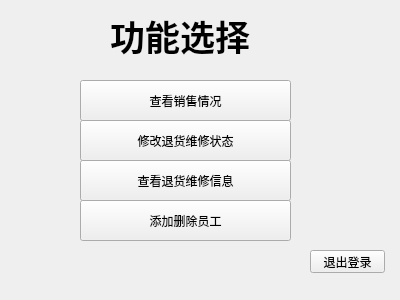
<?xml version="1.0" encoding="UTF-8"?>
<ui version="4.0">
 <class>jingli</class>
 <widget class="QWidget" name="jingli">
  <property name="geometry">
   <rect>
    <x>0</x>
    <y>0</y>
    <width>400</width>
    <height>300</height>
   </rect>
  </property>
  <property name="windowTitle">
   <string>Form</string>
  </property>
  <widget class="QPushButton" name="pushButton">
   <property name="geometry">
    <rect>
     <x>80</x>
     <y>80</y>
     <width>211</width>
     <height>41</height>
    </rect>
   </property>
   <property name="text">
    <string>查看销售情况</string>
   </property>
  </widget>
  <widget class="QPushButton" name="pushButton_4">
   <property name="geometry">
    <rect>
     <x>310</x>
     <y>250</y>
     <width>75</width>
     <height>23</height>
    </rect>
   </property>
   <property name="text">
    <string>退出登录</string>
   </property>
  </widget>
  <widget class="QPushButton" name="pushButton_3">
   <property name="geometry">
    <rect>
     <x>80</x>
     <y>160</y>
     <width>211</width>
     <height>41</height>
    </rect>
   </property>
   <property name="text">
    <string>查看退货维修信息</string>
   </property>
  </widget>
  <widget class="QLabel" name="label">
   <property name="geometry">
    <rect>
     <x>110</x>
     <y>10</y>
     <width>151</width>
     <height>51</height>
    </rect>
   </property>
   <property name="font">
    <font>
     <pointsize>26</pointsize>
     <weight>75</weight>
     <bold>true</bold>
    </font>
   </property>
   <property name="text">
    <string>功能选择</string>
   </property>
  </widget>
  <widget class="QPushButton" name="pushButton_2">
   <property name="geometry">
    <rect>
     <x>80</x>
     <y>120</y>
     <width>211</width>
     <height>41</height>
    </rect>
   </property>
   <property name="text">
    <string>修改退货维修状态</string>
   </property>
  </widget>
  <widget class="QPushButton" name="pushButton_5">
   <property name="geometry">
    <rect>
     <x>80</x>
     <y>200</y>
     <width>211</width>
     <height>41</height>
    </rect>
   </property>
   <property name="text">
    <string>添加删除员工</string>
   </property>
  </widget>
 </widget>
 <resources/>
 <connections/>
</ui>
